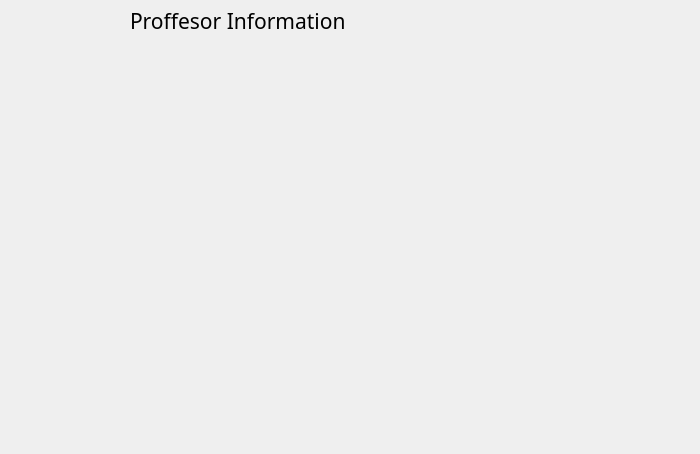
<?xml version="1.0" encoding="UTF-8"?>
<ui version="4.0">
 <class>Prof_info</class>
 <widget class="QDialog" name="Prof_info">
  <property name="geometry">
   <rect>
    <x>0</x>
    <y>0</y>
    <width>700</width>
    <height>454</height>
   </rect>
  </property>
  <property name="windowTitle">
   <string>Dialog</string>
  </property>
  <widget class="QLabel" name="label_2">
   <property name="geometry">
    <rect>
     <x>130</x>
     <y>0</y>
     <width>291</width>
     <height>41</height>
    </rect>
   </property>
   <property name="font">
    <font>
     <family>Simplified Arabic Fixed</family>
     <pointsize>16</pointsize>
    </font>
   </property>
   <property name="text">
    <string>Proffesor Information</string>
   </property>
  </widget>
 </widget>
 <resources/>
 <connections/>
</ui>
